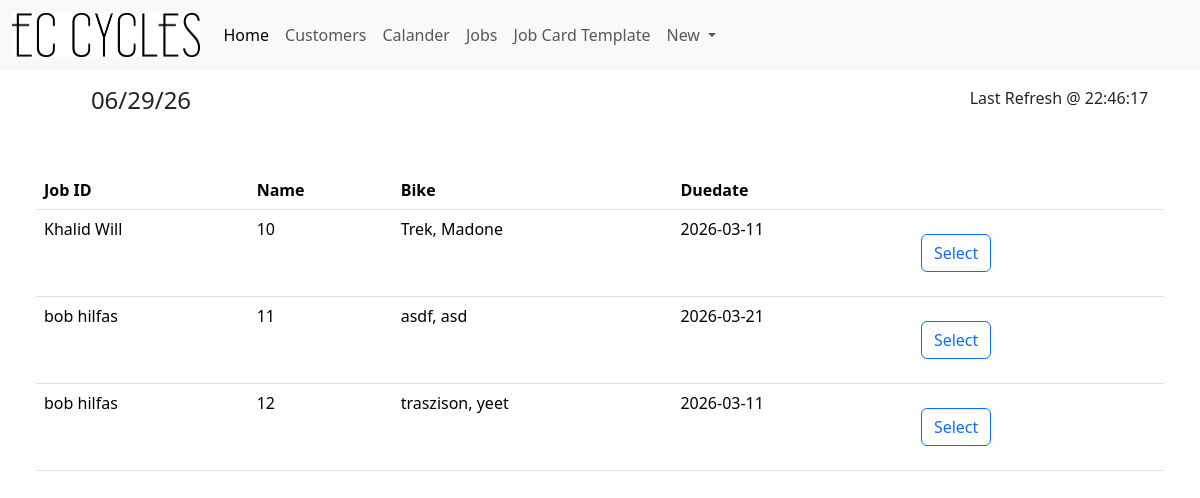
Before: / with the older database file.
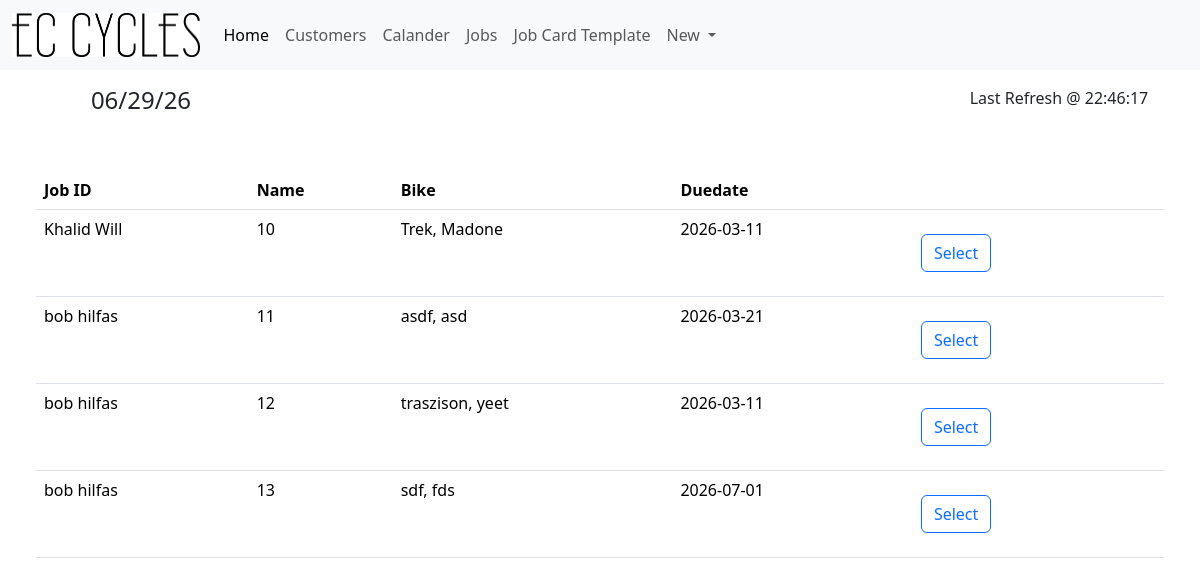
After: the same page with the newer database file.
### tables this page shows
CREATE TABLE "Jobs" (
	"JobID"	INTEGER NOT NULL UNIQUE,
	"Cust_ID"	INTEGER NOT NULL,
	"BikeBrand"	TEXT,
	"BikeModel"	TEXT,
	"JobDetails"	TEXT,
	"DueDate"	DATE ,
	PRIMARY KEY("JobID" AUTOINCREMENT)
);

CREATE TABLE "Customers" (
	"Cust_ID"	INTEGER NOT NULL UNIQUE,
	"CustFName"	TEXT NOT NULL,
	"CustLName"	TEXT,
	"CustAddress"	TEXT,
	"CustPNumber"	INTEGER,
	"CustEmail"	INTEGER,
	"CustDetails"	TEXT,
	PRIMARY KEY("Cust_ID" AUTOINCREMENT)
);

### app.py (the view)
@app.route('/')
def index():
    time = time_gen()
    conn = get_db_conn()
    sql = "SELECT jobs.* ,Customers.CustFName,Customers.CustLName FROM Jobs INNER JOIN Customers ON Customers.Cust_ID = Jobs.Cust_ID;"
    jobs = conn.execute(sql).fetchall()
    conn.close()
    return render_template("index.html", jobs=jobs, time=time)

### app.py (called while the page is built)
def time_gen():
    time_dict = {"":""}
    day_info = datetime.datetime.now()
    date = day_info.strftime("%x")
    time = day_info.strftime("%X")
    time_dict["Date"] = date
    time_dict["Time"] = time
    return time_dict

def get_db_conn():
    conn = sqlite3.connect('JobCards.db')
    conn.row_factory = sqlite3.Row
    return conn

### Templates/index.html
{% extends 'base.html' %}
{% block content %}
<div class="p-5">
    <table class="table">
        <thead>
        <tr>
            <th scope="col">Job ID</th>
            <th scope="col">Name</th>
            <th scope="col">Bike</th>
            <th scope="col">Duedate</th>
            <th></th>
        </tr>
        </thead>
        <tbody>
            {% for jobs in jobs %}
            <tr>
                <td >{{ jobs.CustFName }} {{ jobs.CustLName }}</td>
                <td>{{ jobs.jobID }}</td>
                <td>{{ jobs.BikeBrand }}, {{ jobs.BikeModel }}</td>
                <td>{{ jobs.DueDate }}</td>
                <td id="Select"><form action="{{ url_for('ViewJobCard', id=jobs.jobID) }}" method="get"  style="display:inline;">
                    <button class="btn btn-outline-Primary m-3" type="submit">Select</button></form></td>
            </tr>
            {% endfor %}
        </tbody>
    </table>
</div>
{% endblock %}

### Templates/base.html (shortened to what this page needs)
<html lang="en">
<head>
    <link rel="stylesheet" href="https://cdn.jsdelivr.net/npm/bootstrap@5.3.8/dist/css/bootstrap.min.css">
</head>
<body>
    <nav class="navbar navbar-expand-lg bg-body-tertiary">
        <div class="container-fluid">
          <a class="navbar-brand" href="/"><img src="{{ url_for('static', filename='EC_Logo_Black.jpg') }}" alt="ECC" width="187.5" height="43.75"></a>
          <div class="collapse navbar-collapse" id="navbarSupportedContent">
            <ul class="navbar-nav me-auto mb-2 mb-lg-0">
              <li class="nav-item">
                <a class="nav-link active" aria-current="page" href="/">Home</a>
              </li>
              <li class="nav-item">
                <a class="nav-link" href="/CustSearch">Customers</a>
              </li>
              <li class="nav-item">
                <a href="/calendar" class="nav-link">Calander</a>
              </li>
              <li class="nav-item">
                <a class="nav-link" href="/JobSearch">Jobs</a>
              </li>
              <li class="nav-item">
                <a href="/JobTemplates" class="nav-link">Job Card Template</a>
              </li>
              <li class="nav-item dropdown">
                <a class="nav-link dropdown-toggle" href="#" role="button" data-bs-toggle="dropdown" aria-expanded="false">
                  New
                </a>
              </li>
            </ul>
          </div>
        </div>
    </nav>
    <div class="row mb-3 text-center pt-3">
        <div class="col-3 themed-grid-col">
            <h4>{{time["Date"]}}</h4>
        </div>
        <div class="col-3 themed-grid-col"></div>
        <div class="col-3 themed-grid-col"></div>
        <div class="col-3 themed-grid-col">Last Refresh @ {{time["Time"]}}</div>
    {% block content %}
    {% endblock %}
</body>
</html>

Changed rows visible on the page:
added Jobs: CustFName "bob", CustLName "hilfas", jobID "13", BikeBrand "sdf", BikeModel "fds", DueDate "2026-07-01"
